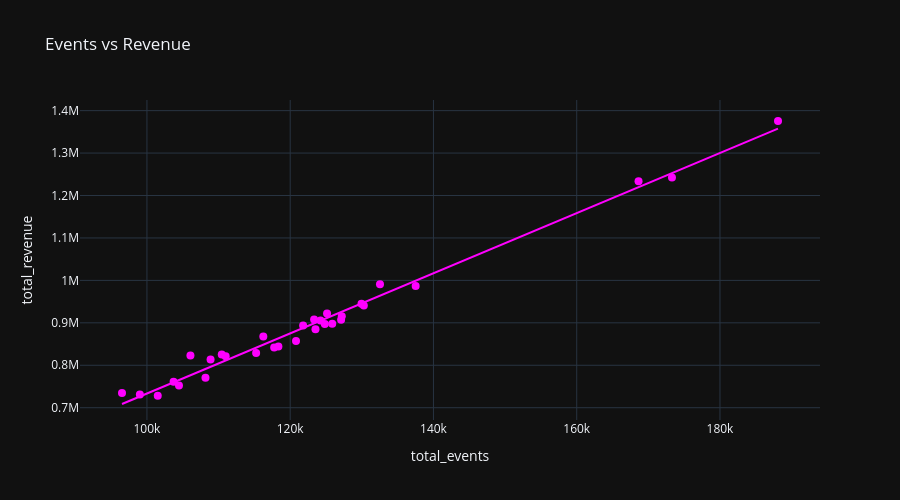

Write notebook code for a chart like this one.
### Code cell
# Calculate correlation
corr = daily['unique_users'].corr(daily['total_events'])
print(f"Correlation between users and events: {corr:.3f}")

# %%
# Revenue vs events
fig = px.scatter(daily, x='total_events', y='total_revenue',
                 hover_data=['date'],
                 title='Events vs Revenue',
                 trendline='ols')
fig.update_traces(marker=dict(size=8, color='#ff00ff'))
fig.update_layout(template='plotly_dark', height=500)
fig.show()

### Figure 1 — Plotly figure (JSON) as saved in the notebook; plotly's stock layout.template omitted (floating-point values rounded to 4 significant figures)
{"data": [{"customdata": [["2019-10-01T00:00:00"], ["2019-10-02T00:00:00"], ["2019-10-03T00:00:00"], ["2019-10-04T00:00:00"], ["2019-10-05T00:00:00"], ["2019-10-06T00:00:00"], ["2019-10-07T00:00:00"], ["2019-10-08T00:00:00"], ["2019-10-09T00:00:00"], ["2019-10-10T00:00:00"], ["2019-10-11T00:00:00"], ["2019-10-12T00:00:00"], ["2019-10-13T00:00:00"], ["2019-10-14T00:00:00"], ["2019-10-15T00:00:00"], ["2019-10-16T00:00:00"], ["2019-10-17T00:00:00"], ["2019-10-18T00:00:00"], ["2019-10-19T00:00:00"], ["2019-10-20T00:00:00"], ["2019-10-21T00:00:00"], ["2019-10-22T00:00:00"], ["2019-10-23T00:00:00"], ["2019-10-24T00:00:00"], ["2019-10-25T00:00:00"], ["2019-10-26T00:00:00"], ["2019-10-27T00:00:00"], ["2019-10-28T00:00:00"], ["2019-10-29T00:00:00"], ["2019-10-30T00:00:00"], ["2019-10-31T00:00:00"]], "hovertemplate": "total_events=%{x}<br>total_revenue=%{y}<br>date=%{customdata[0]}<extra></extra>", "legendgroup": "", "marker": {"color": "#ff00ff", "size": 8, "symbol": "circle"}, "mode": "markers", "name": "", "orientation": "v", "showlegend": false, "type": "scatter", "x": [132534, 188101, 116247, 108172, 99011, 173299, 168631, 137515, 129953, 123340, 110990, 103720, 108885, 125147, 121803, 127107, 124832, 110446, 96518, 106073, 130278, 127201, 124232, 120814, 104472, 101509, 118352, 123529, 125868, 117765, 115245], "xaxis": "x", "y": [991000.0, 1376000.0, 868100.0, 770700.0, 731100.0, 1242000.0, 1234000.0, 987100.0, 945200.0, 907800.0, 821200.0, 761100.0, 813600.0, 921800.0, 893700.0, 907500.0, 897300.0, 825500.0, 734500.0, 823100.0, 940600.0, 915600.0, 905500.0, 857300.0, 752100.0, 728500.0, 844000.0, 884900.0, 897900.0, 842100.0, 829100.0], "yaxis": "y"}, {"hovertemplate": "<b>OLS trendline</b><br>total_revenue = 7.08562 * total_events + 24887.8<br>R<sup>2</sup>=0.986117<br><br>total_events=%{x}<br>total_revenue=%{y} <b>(trend)</b><extra></extra>", "legendgroup": "", "marker": {"color": "#ff00ff", "size": 8, "symbol": "circle"}, "mode": "lines", "name": "", "showlegend": false, "type": "scatter", "x": [96518, 99011, 101509, 103720, 104472, 106073, 108172, 108885, 110446, 110990, 115245, 116247, 117765, 118352, 120814, 121803, 123340, 123529, 124232, 124832, 125147, 125868, 127107, 127201, 129953, 130278, 132534, 137515, 168631, 173299, 188101], "xaxis": "x", "y": [708800.0, 726400.0, 744100.0, 759800.0, 765100.0, 776500.0, 791400.0, 796400.0, 807500.0, 811300.0, 841500.0, 848600.0, 859300.0, 863500.0, 880900.0, 887900.0, 898800.0, 900200.0, 905100.0, 909400.0, 911600.0, 916700.0, 925500.0, 926200.0, 945700.0, 948000.0, 964000.0, 999300.0, 1220000.0, 1253000.0, 1358000.0], "yaxis": "y"}], "layout": {"height": 500, "legend": {"tracegroupgap": 0}, "title": {"text": "Events vs Revenue"}, "xaxis": {"anchor": "y", "domain": [0, 1], "title": {"text": "total_events"}}, "yaxis": {"anchor": "x", "domain": [0, 1], "title": {"text": "total_revenue"}}}}
